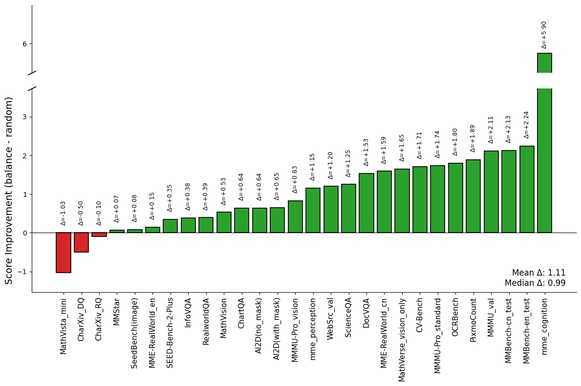
#> input picture model_factory/images/1.jpg, 581 x 386 px, shrunk from 1189 x 790 before the run
$ python test_align_image_functions.py
#> lines starting #> are read from the running program, lines starting #| are printed output that depends on the picture
#!/usr/bin/env python3
# coding=utf-8
"""
Test script to verify the image loading and generation functions
in align_siglip2_packing.py work correctly.

This test validates:
1. The image generation function can create test images
2. The image loading function can load images
3. Images are correctly normalized and shaped

Returns:
    0 if all tests pass successfully
    1 if any test fails
"""

import sys
import os
import tempfile
import shutil

# Add current directory to path for imports
current_dir = os.path.dirname(os.path.abspath(__file__))
if current_dir not in sys.path:
    sys.path.insert(0, current_dir)


def test_generate_image():
    """Test that we can generate test images."""
    print("=" * 80)
    print("Testing image generation...")
    print("=" * 80)

    try:
        # Check if PIL is available
        try:
            from PIL import Image
            import numpy as np
            PIL_AVAILABLE = True
        except ImportError:
            print("⚠️  PIL not available, skipping image generation test")
            return True

        # Create a temporary directory
        temp_dir = tempfile.mkdtemp()
        test_image_path = os.path.join(temp_dir, "subdir", "test_image.jpg")

        try:
            # Replicate the generate_test_image function
            os.makedirs(os.path.dirname(test_image_path), exist_ok=True)

            # Create a random colorful image
            width, height = 256, 192
            img_array = np.random.randint(0, 256, (height, width, 3), dtype=np.uint8)
            img = Image.fromarray(img_array, 'RGB')
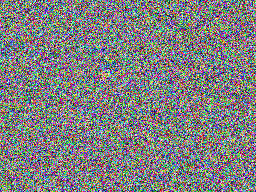
#> img: PIL image 256x192 RGB; mean R, G, B 126.6, 127.3, 127.8
            img.save(test_image_path)

            # Check if file was created
            if not os.path.exists(test_image_path):
                print(f"❌ Image file was not created at {test_image_path}")
                return False

            # Check file size
            file_size = os.path.getsize(test_image_path)
            if file_size == 0:
                print(f"❌ Image file is empty")
                return False

            print(f"✅ Successfully generated image: {file_size} bytes")
            print(f"✅ Image dimensions: {width}x{height}")
            return True

        finally:
            # Clean up
            shutil.rmtree(temp_dir)

    except Exception as e:
        print(f"❌ Error in image generation test: {e}")
        import traceback
        traceback.print_exc()
        return False


def test_load_image():
    """Test that we can load images and convert to tensors."""
    print("\n" + "=" * 80)
    print("Testing image loading...")
    print("=" * 80)

    try:
        # Check if PIL is available
        try:
            from PIL import Image
            import numpy as np
        except ImportError:
            print("⚠️  PIL not available, skipping image loading test")
            return True

        # Check if test images exist
        image_dir = os.path.join(current_dir, "images")
        test_images = ["1.jpg", "2.jpg"]

        found_at_least_one = False
        for img_name in test_images:
            img_path = os.path.join(image_dir, img_name)

            if not os.path.exists(img_path):
                print(f"⚠️  Test image not found: {img_path}, skipping")
                continue

            found_at_least_one = True
            print(f"\nLoading {img_name}...")

            # Test the PIL loading part (replicate what load_image_as_tensor does)
            try:
                img = Image.open(img_path).convert('RGB')
#> img is the input picture: PIL image 581x386 RGB; mean R, G, B 231.2, 238.7, 230.6
                img_array = np.array(img, dtype=np.float32) / 255.0

                # Check shape
                if len(img_array.shape) != 3:
                    print(f"❌ Unexpected array shape: {img_array.shape}")
                    return False

                h, w, c = img_array.shape
#> h = 386; w = 581; c = 3
                if c != 3:
                    print(f"❌ Expected 3 channels, got {c}")
                    return False

                # Check value range
                if img_array.min() < 0 or img_array.max() > 1:
                    print(f"❌ Values not in [0, 1] range: [{img_array.min()}, {img_array.max()}]")
                    return False

                print(f"✅ Successfully loaded {img_name}")
                print(f"  Shape: {w}x{h}x{c}")
#|   Shape: 581x386x3
                print(f"  Value range: [{img_array.min():.3f}, {img_array.max():.3f}]")
#|   Value range: [0.000, 1.000]

            except Exception as e:
                print(f"❌ Error loading {img_name}: {e}")
                return False

        if not found_at_least_one:
            print("⚠️  No test images found, skipping test")
            return True

        print("\n✅ Image loading test completed successfully")
        return True

    except Exception as e:
        print(f"❌ Error in image loading test: {e}")
        import traceback
        traceback.print_exc()
        return False


def test_cli_arguments():
    """Test that the CLI accepts the new arguments."""
    print("\n" + "=" * 80)
    print("Testing CLI arguments...")
    print("=" * 80)

    try:
        import ast

        # Parse the align_siglip2_packing.py file
        with open(os.path.join(current_dir, 'align_siglip2_packing.py'), 'r') as f:
            code = f.read()

        # Check for use_real_images argument
        if '--use_real_images' in code:
            print("✅ Found --use_real_images argument")
        else:
            print("❌ Missing --use_real_images argument")
            return False

        # Check for image_dir argument
        if '--image_dir' in code:
            print("✅ Found --image_dir argument")
        else:
            print("❌ Missing --image_dir argument")
            return False

        # Check for PIL import
        if 'from PIL import Image' in code or 'import PIL' in code:
            print("✅ Found PIL import")
        else:
            print("❌ Missing PIL import")
            return False

        # Check for new functions
        expected_functions = ['generate_test_image', 'load_image_as_tensor']
        for func in expected_functions:
            if f'def {func}' in code:
                print(f"✅ Found function: {func}")
            else:
                print(f"❌ Missing function: {func}")
                return False

        print("\n✅ All CLI arguments and functions are present")
        return True

    except Exception as e:
        print(f"❌ Error checking CLI arguments: {e}")
        import traceback
        traceback.print_exc()
        return False


def main():
    """Run all tests."""
    print("=" * 80)
    print("Image Functions Validation Tests")
    print("=" * 80)

    results = []

    # Test 1: CLI arguments
    results.append(("CLI Arguments Test", test_cli_arguments()))

    # Test 2: Image generation
    results.append(("Image Generation Test", test_generate_image()))

    # Test 3: Image loading
    results.append(("Image Loading Test", test_load_image()))

    # Summary
    print("\n" + "=" * 80)
    print("Test Summary")
    print("=" * 80)

    passed = sum(1 for _, result in results if result)
    total = len(results)

    for test_name, result in results:
        status = "✅ PASS" if result else "❌ FAIL"
        print(f"{status}: {test_name}")

    print(f"\nTotal: {passed}/{total} tests passed")

    if passed == total:
        print("\n✅ All validation tests passed!")
        return 0
    else:
        print("\n❌ Some validation tests failed")
        return 1


if __name__ == "__main__":
#> (the run stopped early here; a loop or call above may not have finished)
